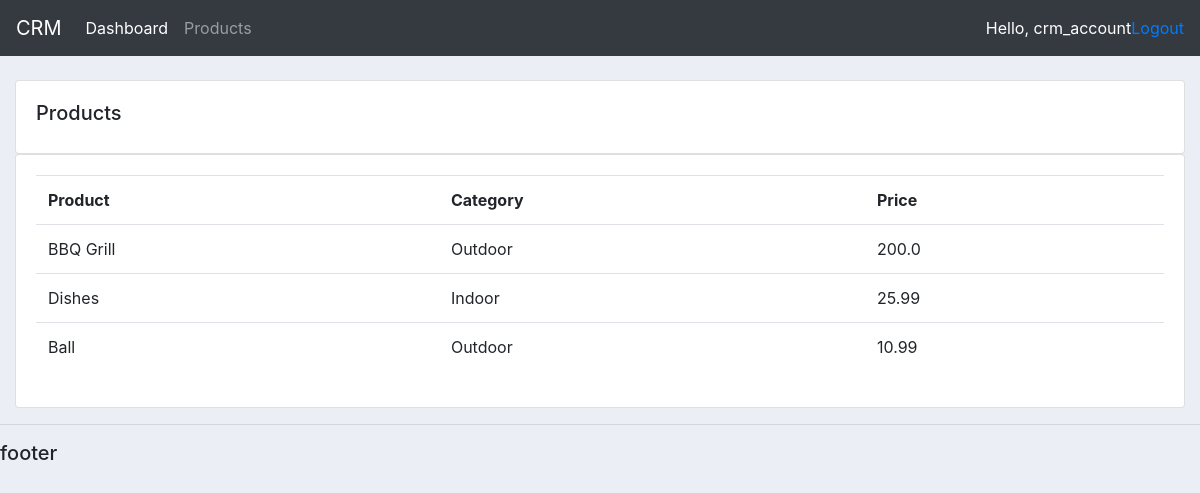
/product/ (signed in), run on the app's committed database.
### accounts/models.py (models this page shows, shortened)
class Product(models.Model):
    CATEGORY = (
        ('Indoor', 'Indoor'),
        ('Outdoor', 'Outdoor'),
    )
    name = models.CharField(max_length=255, null=True)
    price = models.FloatField(null=True)
    category = models.CharField(max_length=255, null=True, choices=CATEGORY)
    description = models.TextField(null=True)
    created_at = models.DateTimeField(auto_now_add=True)
    updated_at  = models.DateTimeField(auto_now=True)
    tags = models.ManyToManyField(Tag)

### accounts/views.py (the view)
# urls.py: path('product/', views.product, name='product'),
@login_required(login_url='login')
def product(request):
    all_products = Product.objects.all()
    context = {
        'products' : all_products
    }
    return render(request, 'products.html', context)

### accounts/templates/products.html
{% extends 'main.html' %}
{% block content%}
<br>
<div class="row">
    <div class="col-md">
        <div class="card card-body">
            <h5>Products</h5>
        </div>
        <div class="card card-body">
            <table class="table">
                <tr>
                    <th>Product</th>
                    <th>Category</th>
                    <th>Price</th>
                </tr>
                {% for item in products %}
                <tr>
                    <td>{{item.name}}</td>
                    <td>{{item.category}}</td>
                    <td>{{item.price}}</td>
                </tr>
                {% endfor %}
            </table>
        </div>
    </div>
</div>
{% endblock%}

### accounts/templates/navbar.html (shortened to what this page needs)
{% block content%}
<nav class="navbar navbar-expand-lg navbar-dark bg-dark text-white">
    <a class="navbar-brand" href="">CRM</a>
    <div class="collapse navbar-collapse" id="navbarNav">
      <ul class="navbar-nav">
        <li class="nav-item active">
          <a class="nav-link" href="{% url 'home' %}">Dashboard <span class="sr-only">(current)</span></a>
        </li>
        <li class="nav-item">
          <a class="nav-link" href="{% url 'product' %}">Products</a>
        </li>
      </ul>
    </div>
    <span>Hello, {{request.user}}</span>
    <span><a href="{% url 'logout' %}">Logout</a></span>
  </nav>
{%endblock%}

### accounts/static/css/style.css (style rules this page uses)
body { background-color: #ebeff5; }

### data on the page
Product: name "BBQ Grill", category "Outdoor", price "200.0"
Product: name "Dishes", category "Indoor", price "25.99"
Product: name "Ball", category "Outdoor", price "10.99"

### other printed values
{{ request.user }} "crm_account"
